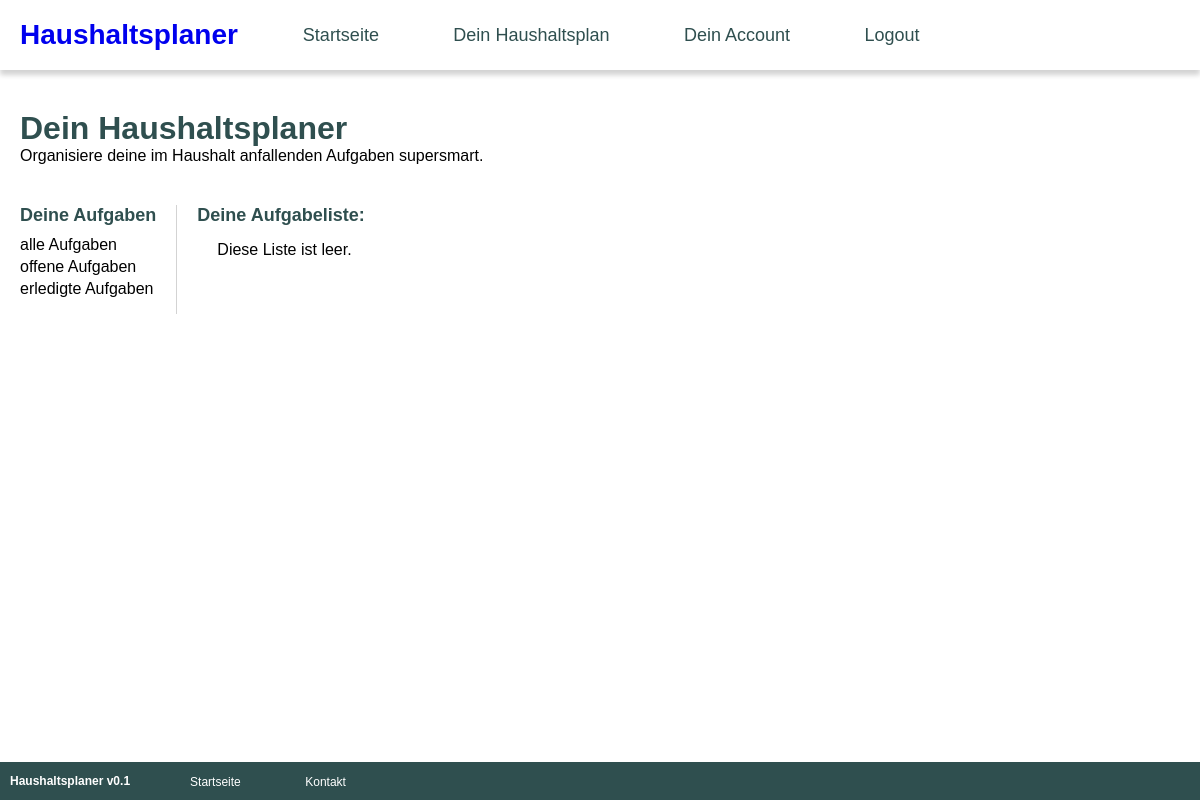
Before: /deinHaushaltsplan.php (signed in) with the older database file.
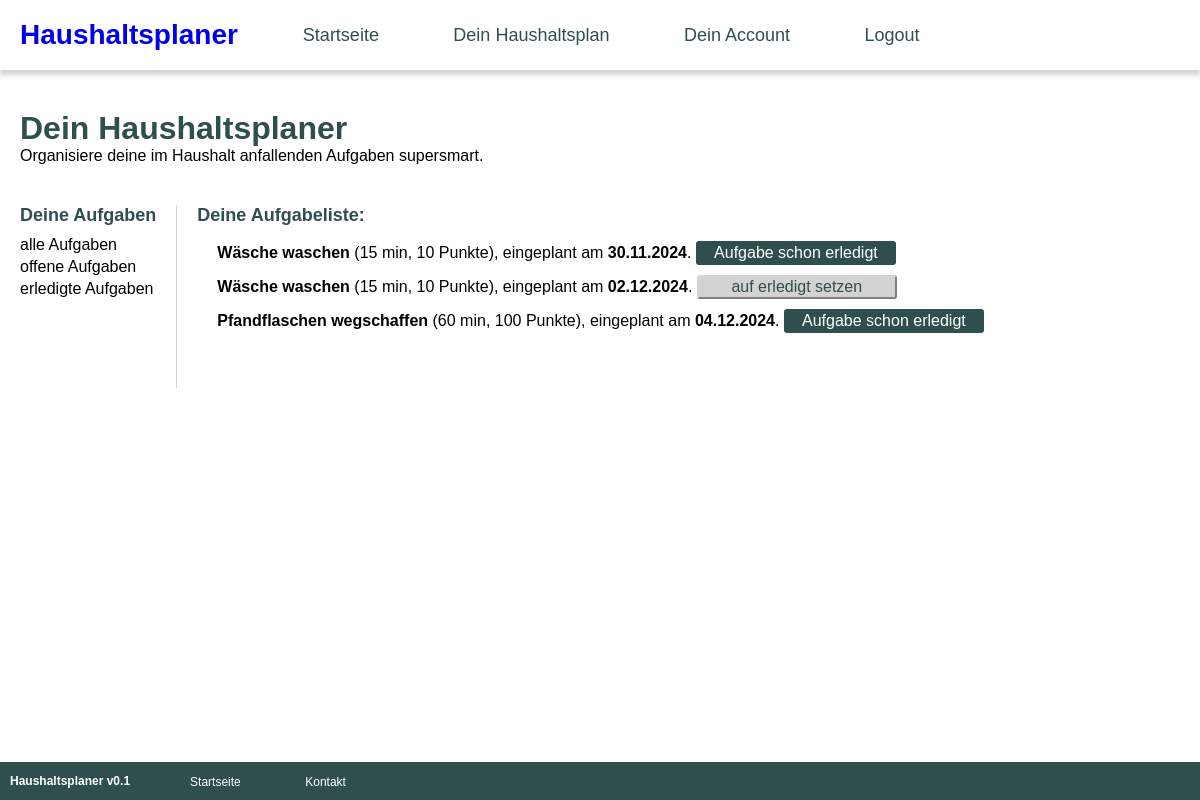
After: the same page with the newer database file.
### tables this page shows
CREATE TABLE `tasks` (
  `id` int(11) NOT NULL AUTO_INCREMENT,
  `aufgabenId` int(11) NOT NULL,
  `userId` int(11) NOT NULL,
  `date` varchar(50) DEFAULT NULL,
  `isDone` int(11) DEFAULT NULL,
  PRIMARY KEY (`id`)
);

CREATE TABLE `aufgaben` (
  `id` int(11) NOT NULL AUTO_INCREMENT,
  `name` varchar(127) NOT NULL,
  `haeufigkeit` int(11) DEFAULT NULL,
  `beschreibung` varchar(255) DEFAULT NULL,
  `score` int(11) DEFAULT NULL,
  `aufwand` int(11) DEFAULT NULL,
  `bild` varchar(255) DEFAULT NULL,
  `kategorie` varchar(127) DEFAULT NULL,
  PRIMARY KEY (`id`)
);

### php/functions.php (called while the page is built, shortened)
<?php
    function getTasks($userId, $sortierung) {
        $mysqli = dbConnect();
        if ($sortierung === "alle") {
            $statement = $mysqli->prepare("SELECT a.id AS id, a.name AS name, a.score AS score, a.aufwand AS aufwand, tasks.date AS datum, tasks.isDone AS isDone, tasks.id AS taskId FROM aufgaben AS a INNER JOIN tasks ON tasks.aufgabenId = a.id WHERE tasks.userId = ? ORDER BY tasks.date LIMIT 50");
            $statement->bind_param("i", $userId);
        }
        $statement->execute();
        $result = $statement->get_result();
        $aufgaben = $result->fetch_all(MYSQLI_ASSOC);
        return $aufgaben;
    }
?>

### deinHaushaltsplan.php (the view, shortened to what this page needs)
<?php require "php/functions.php" ?>
<?php
    if(isset($_GET['sortierung'])){
        $sortierung = urldecode($_GET['sortierung']);
    } else {
        $sortierung = "alle";
    }
?>
<DOCTYPE html>
<html lang="de">
<head>
    <link rel="stylesheet" href="css/styles.css">
</head>
<body>
    <?php include "includes/nav.php" ?>
    <?php include "includes/header.php" ?>
    <main>
        <div class="seitenmenue">
            <div class="menue-ueberschrift">Deine Aufgaben</div>
            <a href="deinHaushaltsplan.php?sortierung=alle">alle Aufgaben</a>
            <a href="deinHaushaltsplan.php?sortierung=offen">offene Aufgaben</a>
            <a href="deinHaushaltsplan.php?sortierung=erledigt">erledigte Aufgaben</a>
        </div>
        <div class="inhaltsbereich">
            <div class="menue-ueberschrift">Deine Aufgabeliste:</div>
            <?php $aufgaben = getTasks($_SESSION['userId'], $sortierung); ?>
            <?php if(count($aufgaben) == 0): ?>
                <div class="aufgabeHaushaltsplan">Diese Liste ist leer.</div>
            <?php endif; ?>
            <?php foreach($aufgaben as $aufgabe): ?>
                <?php $datum = substr($aufgabe['datum'],-2,2) . "." . substr($aufgabe['datum'],5,2) . "." . substr($aufgabe['datum'],0,4);?>
                <div class="aufgabeHaushaltsplan">
                    <b><?=$aufgabe['name'] ?></b> (<?=$aufgabe['aufwand'] ?> min, <?=$aufgabe['score'] ?> Punkte), eingeplant am <b><?=$datum ?></b>.
                    <?php if($aufgabe['isDone'] == 0): ?>
                        <form action="php/aufgabeErledigt.php" method="post">
                            <input type="submit" name="submit-<?=$aufgabe['taskId'];?>" id="submit-<?=$aufgabe['taskId'];?>" value="auf erledigt setzen">
                        </form>
                    <?php endif; ?>
                    <?php if($aufgabe['isDone'] == 1): ?>
                        <div class="istErledigtLabel">Aufgabe schon erledigt</div>
                    <?php endif; ?>
                </div>
            <?php endforeach; ?>
        </div>
    </main>
    <?php include "includes/footer.php" ?>
</body>
</html>

Changed rows visible on the page:
added tasks: aufgabenId.name "Wäsche waschen", aufgabenId.aufwand "15", aufgabenId.score "10", date "30.11.2024", isDone "Aufgabe schon erledigt"
added tasks: aufgabenId.name "Wäsche waschen", aufgabenId.aufwand "15", aufgabenId.score "10", date "02.12.2024"
added tasks: aufgabenId.name "Pfandflaschen wegschaffen", aufgabenId.aufwand "60", aufgabenId.score "100", date "04.12.2024", isDone "Aufgabe schon erledigt"
Other visible differences:
text no longer shown: "Diese Liste ist leer."
